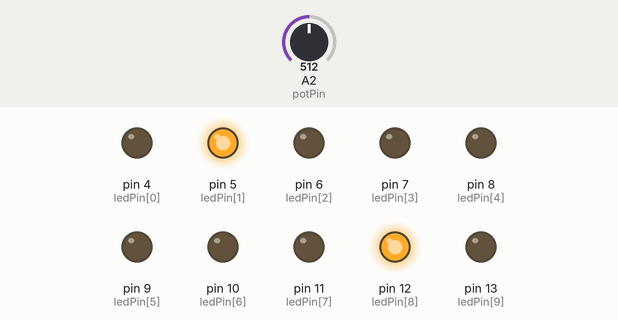
A sketch run on a simulated Arduino Uno, built with avr-gcc and run on an emulated ATmega328P. Parts: output pins drawn as LEDs (lit = HIGH). Dashed ring = blinking. The inputs (shaded band) are chosen by the test bench; at power-on: A2 (potPin) = 512.

Above: at 1.2 s.
1.3 s: A2 (potPin) set to 306
At 1.55 s:
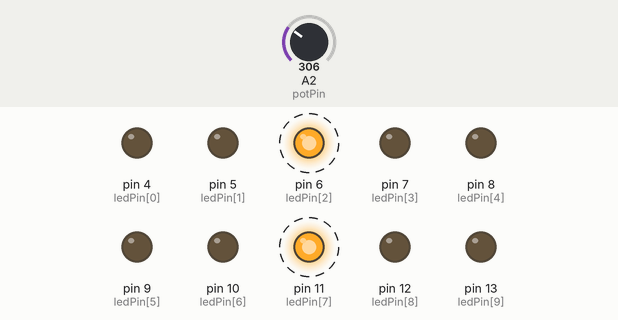
At 3.23 s:
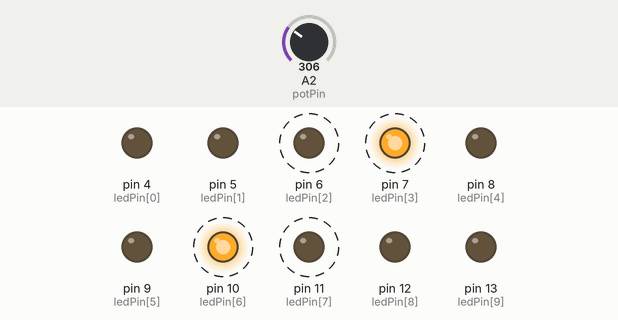
4.3 s: A2 (potPin) set to 122
At 5.03 s:
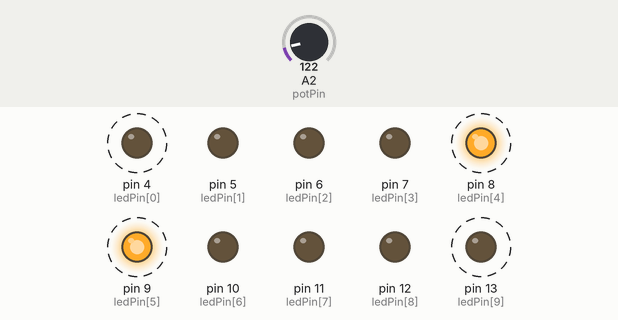
Timing chart, 0 to 13.3 s (numbered marks = the images above; inputs shaded):
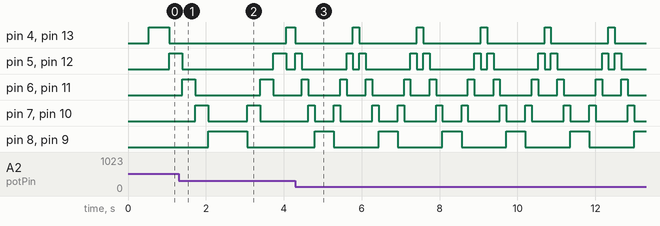

Measured:
- after the input at 1.3 s, pin 4 (ledPin[0]), pin 13 (ledPin[9]): LOW → HIGH after 2.8 s; pin 5 (ledPin[1]), pin 12 (ledPin[8]): HIGH → LOW after 0.09 s instead of 0.28 s
- after the input at 4.3 s, pin 4 (ledPin[0]), pin 13 (ledPin[9]): alternates HIGH for 0.16 s and LOW for 1.5 s, starting at once; pin 8 (ledPin[4]), pin 9 (ledPin[5]): alternates HIGH for 0.49 s and LOW for 1.1 s, starting after 0.49 s
- by itself, pin 6 (ledPin[2]), pin 11 (ledPin[7]): repeats every 1.6 s: LOW 0.82 s, HIGH 0.16 s, LOW 0.49 s, HIGH 0.16 s
- by itself, pin 7 (ledPin[3]), pin 10 (ledPin[6]): repeats every 1.6 s: LOW 0.49 s, HIGH 0.16 s, LOW 0.82 s, HIGH 0.16 s

The sketch:

projeto_6_exercicio_1.ino
```cpp
int potPin = A2;
int valorPot = 0;
byte ledPin[] = {4, 5, 6, 7, 8, 9, 10, 11, 12, 13};

int direction = 1;
int currentLEDdir = 0, currentLEDesq = 9;
unsigned long changeTime;

void setup() {
    for (int x = 0; x < 10; x++) {
        pinMode(ledPin[x], OUTPUT);
    }
    changeTime = millis();
}

void loop() {
    valorPot = analogRead(potPin);
    int tempo = map(valorPot, 0, 1023, 50, 1000);

    if ((millis() - changeTime) > tempo) {
        changeLED();
        changeTime = millis();
    }
}

void changeLED() {
    for (int x = 0; x < 10; x++) {
        digitalWrite(ledPin[x], LOW);
    }

    digitalWrite(ledPin[currentLEDdir], HIGH);
    digitalWrite(ledPin[currentLEDesq], HIGH);

    currentLEDdir += direction;
    currentLEDesq -= direction;

    if (currentLEDdir == 5) { direction = -1; }
    if (currentLEDdir == 0) { direction = 1; }
}
```
